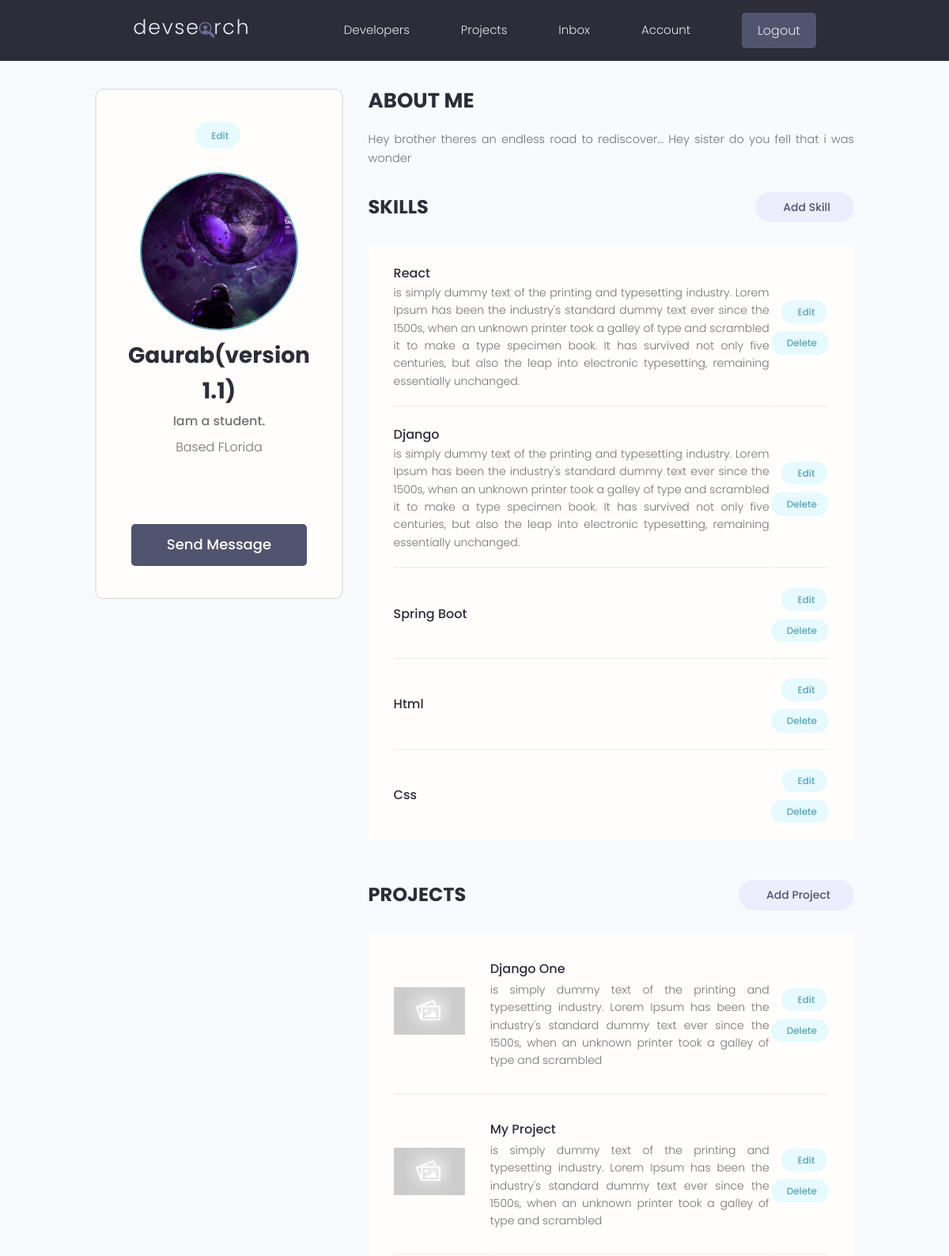
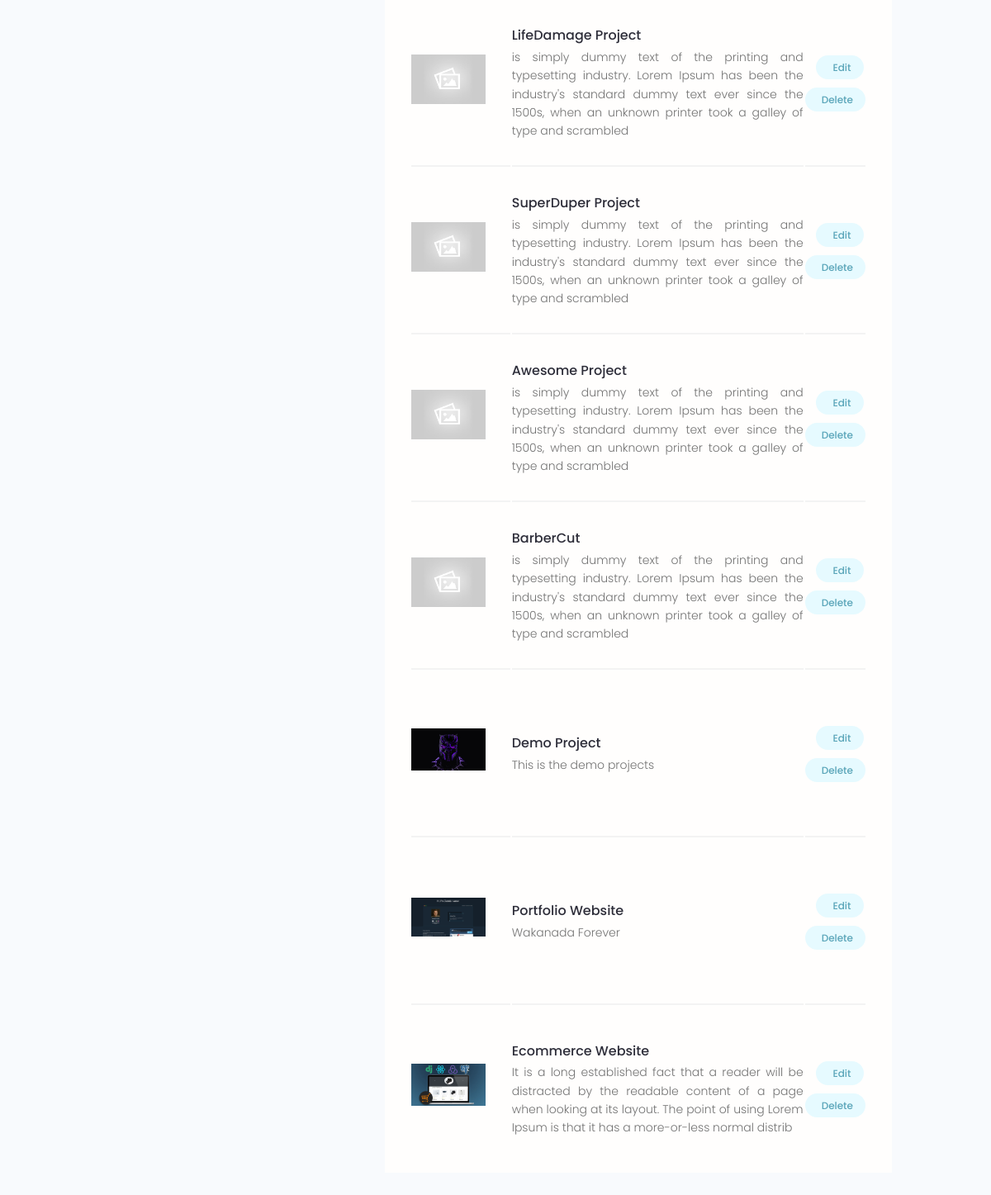
The app's page /account/ (signed in) with its own data (2 pictures, top to bottom).
### users/models.py (models this page shows, shortened)
class Profile(models.Model):
    user = models.OneToOneField(
        User, on_delete=models.CASCADE, null=True, blank=True)
    name = models.CharField(max_length=200, blank=True, null=True)
    username = models.CharField(max_length=200, blank=True, null=True)
    email = models.EmailField(max_length=500, blank=True, null=True)
    location = models.CharField(max_length=200, null=True, blank=True)
    short_intro = models.CharField(max_length=200, blank=True, null=True)
    bio = models.TextField(null=True, blank=True)
    profile_image = models.ImageField(
        null=True, blank=True, upload_to='profiles/', default="profiles/user-default.png")
    social_github = models.CharField(max_length=200, blank=True, null=True)
    social_linkedin = models.CharField(max_length=200, blank=True, null=True)
    social_twitter = models.CharField(max_length=200, blank=True, null=True)
    created = models.DateTimeField(auto_now_add=True,  blank=True)
    id = models.UUIDField(default=uuid.uuid4, unique=True,
                          primary_key=True, editable=False)

class Skill(models.Model):
    created = models.DateTimeField(auto_now_add=True,  blank=True)
    name = models.CharField(max_length=200)
    description = models.TextField(null=True, blank=True)
    owner = models.ForeignKey( Profile, on_delete=models.CASCADE, null=True, blank=True)
    id = models.UUIDField(default=uuid.uuid4, unique=True, primary_key=True, editable=False)
    def __str__(self):
        return self.name

### projects/models.py (models this page shows, shortened)
class Project(models.Model):
    owner = models.ForeignKey(Profile, null= True, blank = True, on_delete = models.SET_NULL)
    title = models.CharField(max_length=200)
    description = models.TextField(null=True, blank=True)
    image = models.ImageField(null=True, blank = True, default = "default.jpg")
    demo_link = models.CharField(max_length=2000, null=True, blank=True)
    source_link = models.CharField(max_length=2000, null=True, blank=True)
    tags = models.ManyToManyField(Tag, through="ProjectTag")
    vote_total = models.IntegerField(default=0,  blank=True)
    vote_ratio = models.IntegerField(default=0,  blank=True)
    created = models.DateTimeField(auto_now_add=True,  blank=True)
    id = models.UUIDField(default=uuid.uuid4, unique=True,
                          primary_key=True, editable=False)
    class Meta:
        ordering = ['-created']

### users/views.py (the view)
# urls.py: path('account/', views.userAccount, name = 'account'),
@login_required(login_url='login')
def userAccount(request):
    profile = request.user.profile
    projects = profile.project_set.all()
    context = {'profile': profile, "projects":projects}
    return render(request, 'users/account.html', context)

### users/templates/users/account.html (shortened to what this page needs)
{% extends 'main.html' %} {% block content%} {% load static %}
<main class="settingsPage profile my-md">
  <div class="container">
    <div class="layout">
      <div class="column column--1of3">
        <div class="card text-center">
          <div class="card__body dev">
            <a class="tag tag--pill tag--main settings__btn" href="{% url 'edit-account' %}"
              > Edit</a
            >
            <img
              class="avatar avatar--xl dev__avatar"
              src="{{ profile.profile_image.url}}"
            />
            <h2 class="dev__name">{{profile.name}}</h2>
            <p class="dev__title">{{profile.short_intro}}</p>
            <p class="dev__location">Based {{profile.location}}</p>
            <ul class="dev__social">
            </ul>
            <a href="#" class="btn btn--sub btn--lg">Send Message </a>
          </div>
        </div>
      </div>
      <div class="column column--2of3">
        <div class="devInfo">
          <h3 class="devInfo__title">About Me</h3>
          <p class="devInfo__about">{{profile.bio}}</p>
        </div>
        <div class="settings">
          <h3 class="settings__title">Skills</h3>
          <a class="tag tag--pill tag--sub settings__btn tag--lg" href="{% url 'add-skill' %}"
            > Add Skill</a
          >
        </div>
        <table class="settings__table">
          {% for skill in profile.skill_set.all %}
          <tr>
            <td class="settings__tableInfo">
              <h4>{{skill}}</h4>
              <p style = "text-align: justify;">{{skill.description}}</p>
            </td>
            <td class="settings__tableActions">
              <a class="tag tag--pill tag--main settings__btn" href="{% url 'edit-skill' skill.id %}"
                > Edit</a
              >
              <a class="tag tag--pill tag--main settings__btn" href="{% url 'delete-skill' skill.id %}?back=/account"
                > Delete</a
              >
            </td>
          </tr>
          {% endfor %}
        </table>
        <div class="settings">
          <h3 class="settings__title">Projects</h3>
          <a class="tag tag--pill tag--sub settings__btn tag--lg" href="{% url 'create-project' %}"
            > Add Project</a>
        </div>
        <table class="settings__table">
          {% for project in projects %}
          <tr>
            <td class="settings__thumbnail">
              <a href="single-project.html"
                ><img src="{{project.image.url}}" alt="Project Thumbnail"
              /></a>
            </td>
            <td class="settings__tableInfo">
              <a href="single-project.html">{{project.title}}</a>
              <p style = "text-align: justify;">
                {{project.description|slice:"200"}}
              </p>
            </td>
            <td class="settings__tableActions">
              <a class="tag tag--pill tag--main settings__btn" href="{% url 'update-project' project.id %}"
                > Edit</a
              >
              <a class="tag tag--pill tag--main settings__btn" href="{% url 'delete-project' project.id %}?back=/account"
                > Delete</a
              >
            </td>
          </tr>
          {% endfor %}
        </table>
      </div>
    </div>
  </div>
</main>
{% endblock content%}

### static/styles/app.css (style rules this page uses)
:root { --color-sub: #2d2d39; }
.btn--sub { background-color: var(--color-sub-light); }
.card { border: 2px solid var(--color-light); }
img { width: 100%; }
.profile .card > .dev { padding: 4rem; }
.dev__avatar { display: block; margin: auto; }
.dev__name { color: var(--color-sub); font-size: 2.8rem; font-weight: 700; margin-top: 1rem; margin-bottom: 0.5rem; }
.dev__title { font-size: 1.6rem; font-weight: 500; line-height: 1.3; }
.dev__location { margin-top: 1rem; }
.dev__social { margin: 3rem 0; list-style: none; display: flex; justify-content: center; gap: 1.5rem; }
.devInfo { margin-bottom: 3rem; }
.devInfo__title, .devInfo__subtitle { font-size: 2.6rem; color: var(--color-sub); text-transform: uppercase; font-weight: 700; margin-bottom: 1.5rem; }
.devInfo__about, .devSkill__info { font-size: 1.45rem; line-height: 1.7; text-align: justify; }
.settingsPage .dev > .settings__btn { display: inline-block; margin-bottom: 3rem; }
.settings { display: flex; justify-content: space-between; align-items: center; }
.settings__title { font-size: 2.4rem; text-transform: uppercase; font-weight: 700; color: var(--color-sub); }
.settings__table { margin-top: 3rem; margin-bottom: 5rem; padding: 0 3rem; background: var(--color-white); }
.settings__table tr { width: 100%; }
.settings__table tr > td { padding: 2rem 0; }
.settings__table tr:not(:last-child) td { border-bottom: 2px solid var(--color-white-light); }
.settings__thumbnail { width: 23%; min-width: 10rem; }
.settings__thumbnail img { padding-right: 3rem; height: 15rem; object-fit: contain; }
.settings__tableInfo { width: 100%; }
.settings__tableInfo h4, .settings__tableInfo a { padding-right: 1rem; width: auto; font-size: 1.6rem; font-weight: 500; color: var(--color-sub); }
.settings__tableInfo p { font-size: 1.4rem; }
.settings__tableActions { text-align: right; }

### static/uikit/styles/modules/_variables.css (style rules this page uses)
:root { --color-main: #5aa5b9; --color-main-light: #e6faff; --color-sub: #3f4156; --color-sub-light: #51546e; --color-sub-lighter: #ededfd; --color-text: #737373; --color-gray: #8b8b8b; --color-light: #e5e7eb; --color-light-gray: #767676; --color-bg: #f8fafd; --color-white: #fffefd; --color-white-light: #f3f3f3; --color-success: #359e64; --color-success-bg: #def8e8; --color-error: #fc4b0b; --color-error-bg: #fff2ee; --font-base: 'Poppins', arial, helvetica, 'Segoe UI', roboto, ubuntu, sans-serif; --font-monospace: 'Fira Code', 'Courier New', courier, monospace; --font-regular: 300; --font-medium: 500; --font-bold: 700; --generic-shadow: 1px 1px 5px #00000010; --generic-transition: all 0.3s ease-in-out; }

### static/uikit/styles/modules/_base.css (style rules this page uses)
* { margin: 0; padding: 0; box-sizing: border-box; text-rendering: optimizeLegibility; color: inherit; font-size: inherit; }
html { font-size: 50%; }
@media only screen and (min-width: 480px) { html { font-size: 56.25%; } }
@media only screen and (min-width: 1200px) { html { font-size: 62.5%; } }
body { line-height: 1.6; font-weight: 400; font-size: 1.5rem; color: var(--color-text); background-color: var(--color-bg); min-height: 100vh; }

### static/uikit/styles/modules/_typography.css (style rules this page uses)
* { font-family: var(--font-base); }
h2 { font-size: 3.6rem; font-weight: var(--font-bold); }
h3 { font-size: 3.2rem; font-weight: var(--font-medium); }
h4 { font-size: 2.8rem; font-weight: var(--font-medium); }
p, span, strong { font-size: 1.6rem; color: var(--color-text); font-weight: var(--font-regular); }
a { padding-bottom: 2px; text-decoration: none; display: inline-block; color: var(--color-main); font-weight: var(--font-medium); }

### static/uikit/styles/modules/_utilities.css (style rules this page uses)
.container { width: 92%; max-width: 165rem; margin: 0 auto; box-sizing: border-box; }
@media screen and (min-width: 1000px) { .container { width: 90%; } }
@media screen and (min-width: 1200px) { .container { width: 80%; } }
.text-center { text-align: center; }
.my-md { margin: 3rem auto; }

### static/uikit/styles/modules/_avatar.css (style rules this page uses)
.avatar { border-radius: 50%; border: 2px solid var(--color-main); object-fit: cover; }
.avatar--xl { height: 20rem; width: 20rem; }

### static/uikit/styles/modules/_card.css (style rules this page uses)
.card { border-radius: 1rem; background-color: var(--color-white); border: 1.5px solid var(--color-light); width: auto; height: auto; margin-top: 0.5rem; margin-bottom: 0.5rem; overflow: hidden; }
.card__body, .card__header { padding: 2rem 2.5rem; }

### static/uikit/styles/modules/_layout.css (style rules this page uses)
.layout { display: flex; flex-flow: row wrap; justify-content: space-between; }
.layout > .column { margin-bottom: 3rem; }
.layout > .column.column--1of3 { flex-basis: 30%; }
.layout > .column.column--2of3 { flex-basis: 64%; }

### records on screen
Profile: profile_image (picture), name "Gaurab(version 1.1)", short_intro "Iam a student.", location "FLorida", bio "Hey brother theres an endless road to rediscover... Hey sister do you fell that i was wonder"
Skill: name "React", description "is simply dummy text of the printing and typesetting industry. Lorem Ipsum has been the industry's standard dummy text ever since the 1500s, when an unknown printer took a galley of type and scrambled it to make a type specimen book. It has survived not only five centuries, but also the leap into electronic typesetting, remaining essentially unchanged."
Skill: name "Django", description "is simply dummy text of the printing and typesetting industry. Lorem Ipsum has been the industry's standard dummy text ever since the 1500s, when an unknown printer took a galley of type and scrambled it to make a type specimen book. It has survived not only five centuries, but also the leap into electronic typesetting, remaining essentially unchanged."
Skill: name "Spring Boot"
Skill: name "Html"
Skill: name "Css"
Project: image (placeholder picture), title "Django One", description "is simply dummy text of the printing and typesetting industry. Lorem Ipsum has been the industry's standard dummy text ever since the 1500s, when an unknown printer took a galley of type and scrambled"
Project: image (placeholder picture), title "My Project", description "is simply dummy text of the printing and typesetting industry. Lorem Ipsum has been the industry's standard dummy text ever since the 1500s, when an unknown printer took a galley of type and scrambled"
Project: image (placeholder picture), title "LifeDamage Project", description "is simply dummy text of the printing and typesetting industry. Lorem Ipsum has been the industry's standard dummy text ever since the 1500s, when an unknown printer took a galley of type and scrambled"
Project: image (placeholder picture), title "SuperDuper Project", description "is simply dummy text of the printing and typesetting industry. Lorem Ipsum has been the industry's standard dummy text ever since the 1500s, when an unknown printer took a galley of type and scrambled"
Project: image (placeholder picture), title "Awesome Project", description "is simply dummy text of the printing and typesetting industry. Lorem Ipsum has been the industry's standard dummy text ever since the 1500s, when an unknown printer took a galley of type and scrambled"
Project: image (placeholder picture), title "BarberCut", description "is simply dummy text of the printing and typesetting industry. Lorem Ipsum has been the industry's standard dummy text ever since the 1500s, when an unknown printer took a galley of type and scrambled"
Project: image (picture), title "Demo Project", description "This is the demo projects"
Project: image (picture), title "Portfolio Website", description "Wakanada Forever"
Project: image (picture), title "Ecommerce Website", description "It is a long established fact that a reader will be distracted by the readable content of a page when looking at its layout. The point of using Lorem Ipsum is that it has a more-or-less normal distrib"
